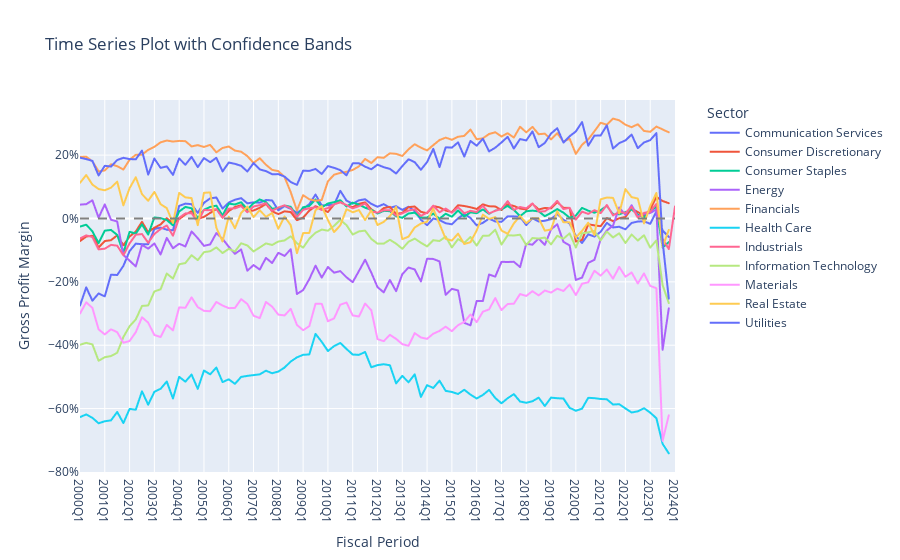

The code cell stored with this chart in its notebook:
### Code cell
import plotly.express as px
import pandas as pd

# Aggregate data by mean
agg_data = compustat.groupby(['datafqtr', 'gsector'])['opm'].mean().reset_index()

# Create the line plot
fig3 = px.line(agg_data, 
              x='datafqtr', 
              y='opm', 
              color='gsector',
              title='Time Series Plot with Confidence Bands')

# Customizations
fig3.update_layout(
    xaxis_title='Fiscal Period',
    yaxis_title='Gross Profit Margin',
    legend_title='Sector',
    yaxis=dict(tickformat=".0%"),
    xaxis=dict(tickvals=sorted_unique_periods[::4], ticktext=sorted_unique_periods[::4])
)

# Add horizontal line at y=0
fig3.add_hline(y=0, line_dash="dash", line_color="gray")

# Adjusting legend position
fig3.update_layout(legend=dict(
    yanchor="top",
    y=1,
    xanchor="left",
    x=1.05
))

# Display the plot
fig3.show()
# save the plot
#fig3.write_image('../figures/industry_opm_by_quarter_plotly.png', width=2000, height=1200)
